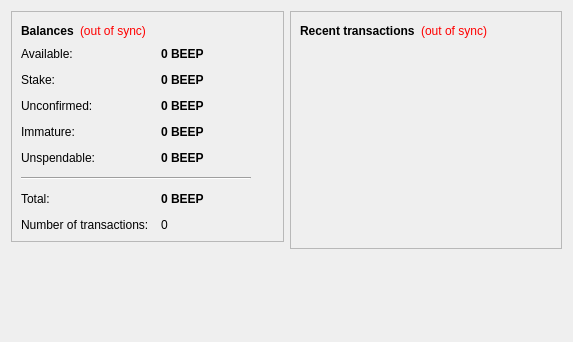
<?xml version="1.0" encoding="UTF-8"?>
<ui version="4.0">
 <class>OverviewPage</class>
 <widget class="QWidget" name="OverviewPage">
  <property name="geometry">
   <rect>
    <x>0</x>
    <y>0</y>
    <width>573</width>
    <height>342</height>
   </rect>
  </property>
  <property name="windowTitle">
   <string>Form</string>
  </property>
  <layout class="QHBoxLayout" name="horizontalLayout" stretch="1,1">
   <item>
    <layout class="QVBoxLayout" name="verticalLayout_2">
     <item>
      <widget class="QFrame" name="frame">
       <property name="frameShape">
        <enum>QFrame::StyledPanel</enum>
       </property>
       <property name="frameShadow">
        <enum>QFrame::Raised</enum>
       </property>
       <layout class="QVBoxLayout" name="verticalLayout_4">
        <item>
         <layout class="QHBoxLayout" name="horizontalLayout_4">
          <item>
           <widget class="QLabel" name="label_5">
            <property name="font">
             <font>
              <weight>75</weight>
              <bold>true</bold>
             </font>
            </property>
            <property name="text">
             <string>Balances</string>
            </property>
           </widget>
          </item>
          <item>
           <widget class="QLabel" name="labelWalletStatus">
            <property name="toolTip">
             <string>The displayed information may be out of date. Your wallet automatically synchronizes with the BeepCoin network after a connection is established, but this process has not completed yet.</string>
            </property>
            <property name="styleSheet">
             <string notr="true">QLabel { color: red; }</string>
            </property>
            <property name="text">
             <string notr="true">(out of sync)</string>
            </property>
            <property name="alignment">
             <set>Qt::AlignLeading|Qt::AlignLeft|Qt::AlignVCenter</set>
            </property>
           </widget>
          </item>
          <item>
           <spacer name="horizontalSpacer_2">
            <property name="orientation">
             <enum>Qt::Horizontal</enum>
            </property>
            <property name="sizeHint" stdset="0">
             <size>
              <width>40</width>
              <height>20</height>
             </size>
            </property>
           </spacer>
          </item>
         </layout>
        </item>
        <item>
         <layout class="QFormLayout" name="formLayout_2">
          <property name="fieldGrowthPolicy">
           <enum>QFormLayout::AllNonFixedFieldsGrow</enum>
          </property>
          <property name="horizontalSpacing">
           <number>12</number>
          </property>
          <property name="verticalSpacing">
           <number>12</number>
          </property>
          <item row="0" column="0">
           <widget class="QLabel" name="labelAvailableText">
            <property name="toolTip">
             <string>Your current available balance</string>
            </property>
            <property name="text">
             <string>Available:</string>
            </property>
           </widget>
          </item>
          <item row="0" column="1">
           <widget class="QLabel" name="labelAvailable">
            <property name="font">
             <font>
              <weight>75</weight>
              <bold>true</bold>
             </font>
            </property>
            <property name="cursor">
             <cursorShape>IBeamCursor</cursorShape>
            </property>
            <property name="toolTip">
             <string>Your current available balance</string>
            </property>
            <property name="text">
             <string notr="true">0 BEEP</string>
            </property>
            <property name="alignment">
             <set>Qt::AlignLeading|Qt::AlignLeft|Qt::AlignVCenter</set>
            </property>
            <property name="textInteractionFlags">
             <set>Qt::LinksAccessibleByMouse|Qt::TextSelectableByKeyboard|Qt::TextSelectableByMouse</set>
            </property>
           </widget>
          </item>
          <item row="1" column="0">
           <widget class="QLabel" name="label_6">
            <property name="toolTip">
             <string>Total of coins that was staked, and do not yet count toward the current balance</string>
            </property>
            <property name="text">
             <string>Stake:</string>
            </property>
           </widget>
          </item>
          <item row="1" column="1">
           <widget class="QLabel" name="labelStake">
            <property name="font">
             <font>
              <weight>75</weight>
              <bold>true</bold>
             </font>
            </property>
            <property name="cursor">
             <cursorShape>IBeamCursor</cursorShape>
            </property>
            <property name="toolTip">
             <string>Total of coins that was staked, and do not yet count toward the current balance</string>
            </property>
            <property name="text">
             <string notr="true">0 BEEP</string>
            </property>
            <property name="alignment">
             <set>Qt::AlignLeading|Qt::AlignLeft|Qt::AlignVCenter</set>
            </property>
            <property name="textInteractionFlags">
             <set>Qt::LinksAccessibleByMouse|Qt::TextSelectableByKeyboard|Qt::TextSelectableByMouse</set>
            </property>
           </widget>
          </item>
          <item row="2" column="0">
           <widget class="QLabel" name="label_3">
            <property name="toolTip">
             <string>Total of transactions that have yet to be confirmed, and do not yet count toward the current balance</string>
            </property>
            <property name="text">
             <string>Unconfirmed:</string>
            </property>
           </widget>
          </item>
          <item row="2" column="1">
           <widget class="QLabel" name="labelUnconfirmed">
            <property name="font">
             <font>
              <weight>75</weight>
              <bold>true</bold>
             </font>
            </property>
            <property name="cursor">
             <cursorShape>IBeamCursor</cursorShape>
            </property>
            <property name="toolTip">
             <string>Total of transactions that have yet to be confirmed, and do not yet count toward the current balance</string>
            </property>
            <property name="text">
             <string notr="true">0 BEEP</string>
            </property>
            <property name="alignment">
             <set>Qt::AlignLeading|Qt::AlignLeft|Qt::AlignVCenter</set>
            </property>
            <property name="textInteractionFlags">
             <set>Qt::LinksAccessibleByMouse|Qt::TextSelectableByKeyboard|Qt::TextSelectableByMouse</set>
            </property>
           </widget>
          </item>
          <item row="3" column="0">
           <widget class="QLabel" name="labelImmatureText">
            <property name="toolTip">
             <string>Mined balance that has not yet matured</string>
            </property>
            <property name="text">
             <string>Immature:</string>
            </property>
           </widget>
          </item>
          <item row="3" column="1">
           <widget class="QLabel" name="labelImmature">
            <property name="font">
             <font>
              <weight>75</weight>
              <bold>true</bold>
             </font>
            </property>
            <property name="toolTip">
             <string>Mined balance that has not yet matured</string>
            </property>
            <property name="text">
             <string notr="true">0 BEEP</string>
            </property>
            <property name="alignment">
             <set>Qt::AlignLeading|Qt::AlignLeft|Qt::AlignVCenter</set>
            </property>
            <property name="textInteractionFlags">
             <set>Qt::LinksAccessibleByMouse|Qt::TextSelectableByKeyboard|Qt::TextSelectableByMouse</set>
            </property>
           </widget>
          </item>
          <item row="4" column="0">
           <widget class="QLabel" name="labelBalanceWatchOnlyText">
            <property name="toolTip">
             <string>Your unspendable balance</string>
            </property>
            <property name="text">
             <string>Unspendable:</string>
            </property>
           </widget>
          </item>
          <item row="4" column="1">
           <widget class="QLabel" name="labelBalanceWatchOnly">
            <property name="font">
             <font>
              <weight>75</weight>
              <bold>true</bold>
             </font>
            </property>
            <property name="cursor">
             <cursorShape>IBeamCursor</cursorShape>
            </property>
            <property name="toolTip">
             <string>Your unspendable balance</string>
            </property>
            <property name="text">
             <string notr="true">0 BEEP</string>
            </property>
            <property name="alignment">
             <set>Qt::AlignLeading|Qt::AlignLeft|Qt::AlignVCenter</set>
            </property>
            <property name="textInteractionFlags">
             <set>Qt::LinksAccessibleByMouse|Qt::TextSelectableByKeyboard|Qt::TextSelectableByMouse</set>
            </property>
           </widget>
          </item>
          <item row="5" column="0" colspan="2">
           <widget class="Line" name="line">
            <property name="maximumSize">
             <size>
              <width>230</width>
              <height>16777215</height>
             </size>
            </property>
            <property name="orientation">
             <enum>Qt::Horizontal</enum>
            </property>
           </widget>
          </item>
          <item row="6" column="0">
           <widget class="QLabel" name="labelTotalText">
            <property name="toolTip">
             <string>Your current total balance</string>
            </property>
            <property name="text">
             <string>Total:</string>
            </property>
           </widget>
          </item>
          <item row="6" column="1">
           <widget class="QLabel" name="labelTotal">
            <property name="font">
             <font>
              <weight>75</weight>
              <bold>true</bold>
             </font>
            </property>
            <property name="toolTip">
             <string>Your current total balance</string>
            </property>
            <property name="text">
             <string notr="true">0 BEEP</string>
            </property>
            <property name="alignment">
             <set>Qt::AlignLeading|Qt::AlignLeft|Qt::AlignVCenter</set>
            </property>
            <property name="textInteractionFlags">
             <set>Qt::LinksAccessibleByMouse|Qt::TextSelectableByKeyboard|Qt::TextSelectableByMouse</set>
            </property>
           </widget>
          </item>
          <item row="7" column="0">
           <widget class="QLabel" name="label_2">
            <property name="toolTip">
             <string>Total number of transactions in wallet</string>
            </property>
            <property name="text">
             <string>Number of transactions:</string>
            </property>
           </widget>
          </item>
          <item row="7" column="1">
           <widget class="QLabel" name="labelNumTransactions">
            <property name="toolTip">
             <string>Total number of transactions in wallet</string>
            </property>
            <property name="text">
             <string notr="true">0</string>
            </property>
           </widget>
          </item>
         </layout>
        </item>
       </layout>
      </widget>
     </item>
     <item>
      <spacer name="verticalSpacer">
       <property name="orientation">
        <enum>Qt::Vertical</enum>
       </property>
       <property name="sizeHint" stdset="0">
        <size>
         <width>20</width>
         <height>40</height>
        </size>
       </property>
      </spacer>
     </item>
    </layout>
   </item>
   <item>
    <layout class="QVBoxLayout" name="verticalLayout_3">
     <item>
      <widget class="QFrame" name="frame_2">
       <property name="frameShape">
        <enum>QFrame::StyledPanel</enum>
       </property>
       <property name="frameShadow">
        <enum>QFrame::Raised</enum>
       </property>
       <layout class="QVBoxLayout" name="verticalLayout">
        <item>
         <layout class="QHBoxLayout" name="horizontalLayout_2">
          <item>
           <widget class="QLabel" name="label_4">
            <property name="text">
             <string>&lt;b&gt;Recent transactions&lt;/b&gt;</string>
            </property>
           </widget>
          </item>
          <item>
           <widget class="QLabel" name="labelTransactionsStatus">
            <property name="toolTip">
             <string>The displayed information may be out of date. Your wallet automatically synchronizes with the BeepCoin network after a connection is established, but this process has not completed yet.</string>
            </property>
            <property name="styleSheet">
             <string notr="true">QLabel { color: red; }</string>
            </property>
            <property name="text">
             <string notr="true">(out of sync)</string>
            </property>
            <property name="alignment">
             <set>Qt::AlignRight|Qt::AlignTrailing|Qt::AlignVCenter</set>
            </property>
           </widget>
          </item>
          <item>
           <spacer name="horizontalSpacer">
            <property name="orientation">
             <enum>Qt::Horizontal</enum>
            </property>
            <property name="sizeHint" stdset="0">
             <size>
              <width>40</width>
              <height>20</height>
             </size>
            </property>
           </spacer>
          </item>
         </layout>
        </item>
        <item>
         <widget class="QListView" name="listTransactions">
          <property name="styleSheet">
           <string notr="true">QListView { background: transparent; }</string>
          </property>
          <property name="frameShape">
           <enum>QFrame::NoFrame</enum>
          </property>
          <property name="verticalScrollBarPolicy">
           <enum>Qt::ScrollBarAlwaysOff</enum>
          </property>
          <property name="horizontalScrollBarPolicy">
           <enum>Qt::ScrollBarAlwaysOff</enum>
          </property>
          <property name="selectionMode">
           <enum>QAbstractItemView::NoSelection</enum>
          </property>
         </widget>
        </item>
       </layout>
      </widget>
     </item>
     <item>
      <spacer name="verticalSpacer_2">
       <property name="orientation">
        <enum>Qt::Vertical</enum>
       </property>
       <property name="sizeHint" stdset="0">
        <size>
         <width>20</width>
         <height>40</height>
        </size>
       </property>
      </spacer>
     </item>
    </layout>
   </item>
  </layout>
 </widget>
 <resources/>
 <connections/>
</ui>
